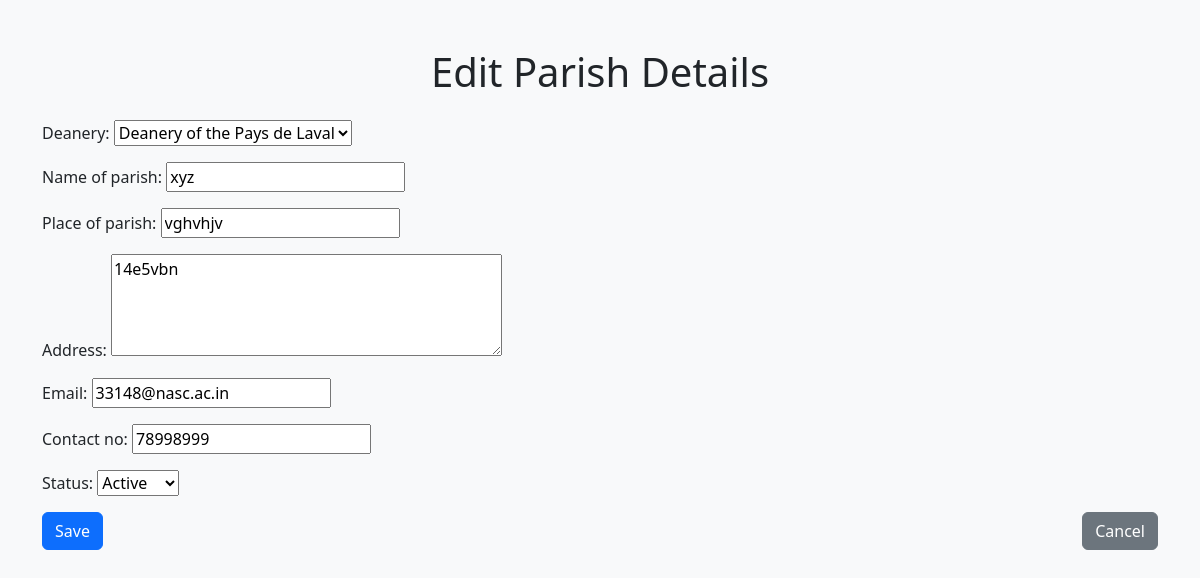
Page /baptism/parishes/edit/1/ on the committed database.
### baptism/models.py (models this page shows, shortened)
class Deanery(models.Model):
    STATUS_CHOICES = [
        ('Active', 'Active'),
        ('Inactive', 'Inactive'),
    ]
    deanery_id = models.AutoField(primary_key=True)
    deanery_name = models.CharField(max_length=255, null=False)
    dean_name = models.CharField(max_length=255, null=False)
    address = models.CharField(max_length=255, null=False)
    status = models.CharField(max_length=10, choices=STATUS_CHOICES)
    created_time = models.DateTimeField(auto_now_add=True)
    def __str__(self):
        return self.deanery_name

class ParishDetails(models.Model):
    parish_id = models.AutoField(primary_key=True)
    deanery = models.ForeignKey(Deanery, on_delete=models.CASCADE,null=True,
    blank=True)  # Foreign key to Deanery
    name_of_parish = models.CharField(max_length=255)
    place_of_parish = models.CharField(max_length=255)
    address = models.TextField()
    email = models.EmailField()
    contact_no = models.CharField(max_length=15)
    STATUS_CHOICES = [
        ('Active', 'Active'),
        ('Inactive', 'Inactive'),
    ]
    status = models.CharField(max_length=10, choices=STATUS_CHOICES, default='Active')
    created_time = models.DateTimeField(default=now)

### baptism/views.py (the view)
# urls.py: path('parishes/edit/<int:pk>/', parish_details_edit, name='parish_details_edit'),
def parish_details_edit(request, pk):
    parish = get_object_or_404(ParishDetails, pk=pk)  # Retrieve the existing parish record
    if request.method == 'POST':
        form = ParishDetailsForm(request.POST, instance=parish)  # Bind form to existing record
        if form.is_valid():
            form.save()  # Update the parish record
            return redirect('parish_details_list')  # Redirect to list page after saving
    else:
        form = ParishDetailsForm(instance=parish)  # Prepopulate form with existing parish data
    return render(request, 'parish_details_edit.html', {'form': form})

### baptism/forms.py
class ParishDetailsForm(forms.ModelForm):
    class Meta:
        model = ParishDetails
        fields = [
            'deanery', 'name_of_parish', 'place_of_parish',
            'address', 'email', 'contact_no', 'status'
        ]
        widgets = {
            'address': forms.Textarea(attrs={'rows': 4}),
        }

### baptism/templates/parish_details_edit.html (shortened to what this page needs)
<!DOCTYPE html>
<html lang="en">
<head>
    <link rel="stylesheet" href="https://cdn.jsdelivr.net/npm/bootstrap@5.3.0/dist/css/bootstrap.min.css">
</head>
<body class="bg-light">
    <div class="container mt-5">
        <h1 class="mb-4 text-center">Edit Parish Details</h1>
        <form method="post">
            <div class="mb-3">
                {{ form.as_p }}
            </div>
            <div class="d-flex justify-content-between">
                <button type="submit" class="btn btn-primary">Save</button>
                <a href="{% url 'parish_details_list' %}" class="btn btn-secondary">Cancel</a>
            </div>
        </form>
    </div>
</body>
</html>

### rows in the picture
Deanery: deanery "Deanery of the Pays de Laval"
ParishDetails: name_of_parish "xyz", place_of_parish "vghvhjv", address "14e5vbn", email "33148@nasc.ac.in", contact_no "78998999", status "Active"
